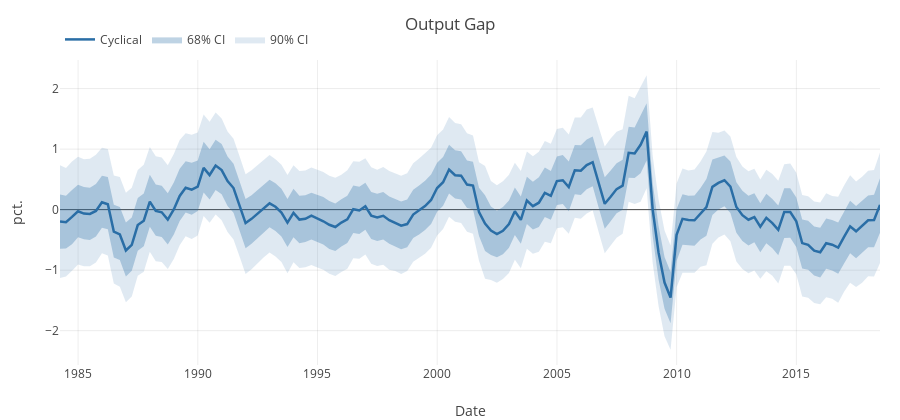
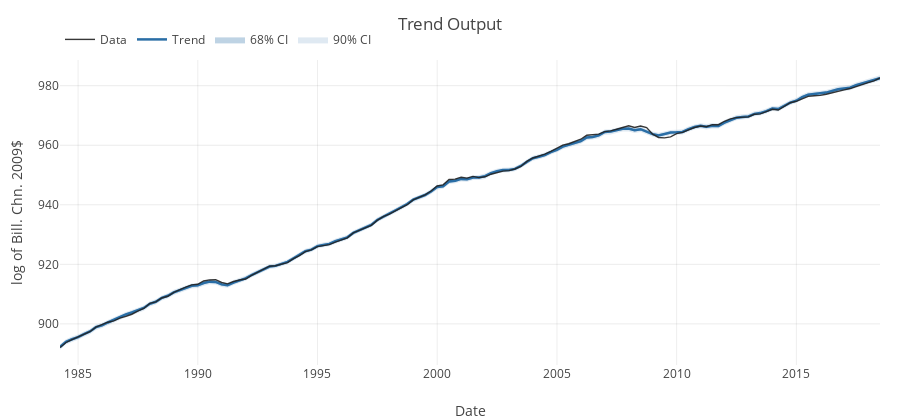
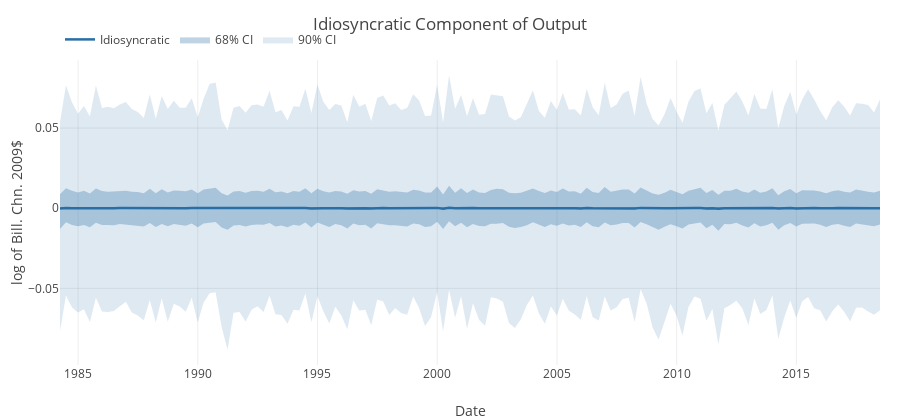
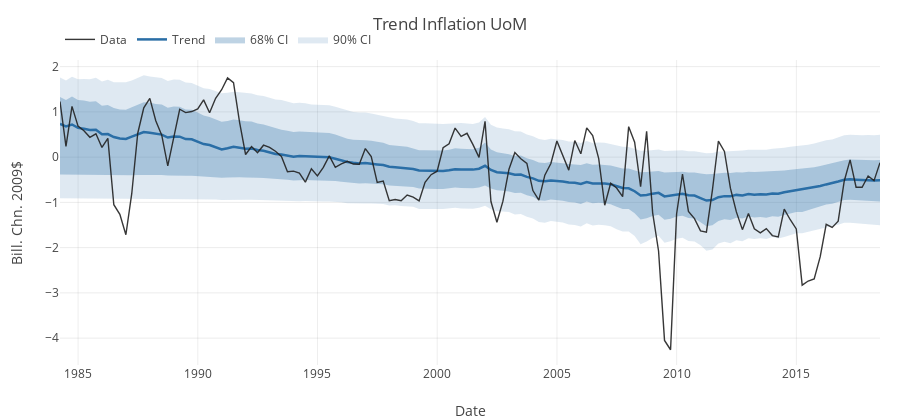

These figures' notebook cell, in order:
### Code cell
main_color = "#2A6EA6"                    # median line
band68     = "rgba(42,110,166,0.30)"      # inner band
band90     = "rgba(42,110,166,0.15)"      # outer band
data_color = "#222222"                    # raw data

# ============= Business Cyclical =============
plt_cycle = Plot([
    scatter(x=date, y=α_05[C_ind,:].*σʸ[1], mode="lines",
            line=attr(color="rgba(0,0,0,0)"), hoverinfo="skip", showlegend=false),
    scatter(x=date, y=α_95[C_ind,:].*σʸ[1], mode="lines", name="90% CI",
            fill="tonexty", fillcolor=band90, line=attr(color="rgba(0,0,0,0)")),
    scatter(x=date, y=α_16[C_ind,:].*σʸ[1], mode="lines",
            line=attr(color="rgba(0,0,0,0)"), hoverinfo="skip", showlegend=false),
    scatter(x=date, y=α_84[C_ind,:].*σʸ[1], mode="lines", name="68% CI",
            fill="tonexty", fillcolor=band68, line=attr(color="rgba(0,0,0,0)")),
    scatter(x=date, y=α_med[C_ind,:].*σʸ[1], mode="lines", name="Cyclical",
            line=attr(color=main_color, width=2.5))
],
Layout(
    title="Output Gap", template="plotly_white", hovermode="x unified",
    width=900, height=420, margin=attr(l=60,r=20,t=60,b=55),
    xaxis=attr(title="Date", showgrid=true, zeroline=true),
    yaxis=attr(title="pct.", gridcolor="rgba(0,0,0,0.08)", zeroline=true),
    legend=attr(orientation="h", x=0.0, y=1.02, yanchor="bottom", bgcolor="rgba(0,0,0,0)")
))
display(plt_cycle)


# ============= Trend output + Data =============
plt_trend = Plot([
    # 90% band (lower then upper, fill to next y)
    scatter(x=date, y=α_05[τ_y,:].*σʸ[1], mode="lines",
            line=attr(color="rgba(0,0,0,0)"), hoverinfo="skip", showlegend=false),
    scatter(x=date, y=α_95[τ_y,:].*σʸ[1], mode="lines", name="90% CI",
            fill="tonexty", fillcolor=band90, line=attr(color="rgba(0,0,0,0)")),
    # 68% band
    scatter(x=date, y=α_16[τ_y,:].*σʸ[1], mode="lines",
            line=attr(color="rgba(0,0,0,0)"), hoverinfo="skip", showlegend=false),
    scatter(x=date, y=α_84[τ_y,:].*σʸ[1], mode="lines", name="68% CI",
            fill="tonexty", fillcolor=band68, line=attr(color="rgba(0,0,0,0)")),
    # median & data
    scatter(x=date, y=α_med[τ_y,:].*σʸ[1], mode="lines", name="Trend",
            line=attr(color=main_color, width=2.5)),
    scatter(x=date, y=y, mode="lines", name="Data",
            line=attr(color=data_color, width=1.4), opacity=0.9)
],
Layout(
    title="Trend Output", template="plotly_white", hovermode="x unified",
    width=900, height=420, margin=attr(l=60,r=20,t=60,b=55),
    xaxis=attr(title="Date", showgrid=true, zeroline=false),
    yaxis=attr(title="log of Bill. Chn. 2009\$", gridcolor="rgba(0,0,0,0.08)", zeroline=false),
    legend=attr(orientation="h", x=0.0, y=1.02, yanchor="bottom", bgcolor="rgba(0,0,0,0)")
))
display(plt_trend)

# ============= Idiosyncratic component of output =============
plt_idio = Plot([
    scatter(x=date, y=α_05[yC_ind,:].*σʸ[1], mode="lines",
            line=attr(color="rgba(0,0,0,0)"), hoverinfo="skip", showlegend=false),
    scatter(x=date, y=α_95[yC_ind,:].*σʸ[1], mode="lines", name="90% CI",
            fill="tonexty", fillcolor=band90, line=attr(color="rgba(0,0,0,0)")),
    scatter(x=date, y=α_16[yC_ind,:].*σʸ[1], mode="lines",
            line=attr(color="rgba(0,0,0,0)"), hoverinfo="skip", showlegend=false),
    scatter(x=date, y=α_84[yC_ind,:].*σʸ[1], mode="lines", name="68% CI",
            fill="tonexty", fillcolor=band68, line=attr(color="rgba(0,0,0,0)")),
    scatter(x=date, y=α_med[yC_ind,:].*σʸ[1], mode="lines", name="Idiosyncratic",
            line=attr(color=main_color, width=2.5))
],
Layout(
    title="Idiosyncratic Component of Output", template="plotly_white", hovermode="x unified",
    width=900, height=420, margin=attr(l=60,r=20,t=60,b=55),
    xaxis=attr(title="Date", showgrid=true, zeroline=true),
    yaxis=attr(title="log of Bill. Chn. 2009\$", gridcolor="rgba(0,0,0,0.08)", zeroline=true),
    legend=attr(orientation="h", x=0.0, y=1.02, yanchor="bottom", bgcolor="rgba(0,0,0,0)")
))
display(plt_idio)


# ============= Trend UoM Inflation =============
plt_trend = Plot([
    # 90% band (lower then upper, fill to next y)
    scatter(x=date, y=α_05[τ_π_UoM,:].*σʸ[2], mode="lines",
            line=attr(color="rgba(0,0,0,0)"), hoverinfo="skip", showlegend=false),
    scatter(x=date, y=α_95[τ_π_UoM,:].*σʸ[2], mode="lines", name="90% CI",
            fill="tonexty", fillcolor=band90, line=attr(color="rgba(0,0,0,0)")),
    # 68% band
    scatter(x=date, y=α_16[τ_π_UoM,:].*σʸ[2], mode="lines",
            line=attr(color="rgba(0,0,0,0)"), hoverinfo="skip", showlegend=false),
    scatter(x=date, y=α_84[τ_π_UoM,:].*σʸ[2], mode="lines", name="68% CI",
            fill="tonexty", fillcolor=band68, line=attr(color="rgba(0,0,0,0)")),
    # median & data
    scatter(x=date, y=α_med[τ_π_UoM,:].*σʸ[2], mode="lines", name="Trend",
            line=attr(color=main_color, width=2.5)),
    scatter(x=date, y=π_UoM_data, mode="lines", name="Data",
            line=attr(color=data_color, width=1.4), opacity=0.9)
],
Layout(
    title="Trend Inflation UoM", template="plotly_white", hovermode="x unified",
    width=900, height=420, margin=attr(l=60,r=20,t=60,b=55),
    xaxis=attr(title="Date", showgrid=true, zeroline=false),
    yaxis=attr(title="Bill. Chn. 2009\$", gridcolor="rgba(0,0,0,0.08)", zeroline=false),
    legend=attr(orientation="h", x=0.0, y=1.02, yanchor="bottom", bgcolor="rgba(0,0,0,0)")
))
display(plt_trend)

# ============= Idiosyncratic component of UoM Inflation =============
plt_idio = Plot([
    scatter(x=date, y=α_05[UoMC_ind,:].*σʸ[2], mode="lines",
            line=attr(color="rgba(0,0,0,0)"), hoverinfo="skip", showlegend=false),
    scatter(x=date, y=α_95[UoMC_ind,:].*σʸ[2], mode="lines", name="90% CI",
            fill="tonexty", fillcolor=band90, line=attr(color="rgba(0,0,0,0)")),
    scatter(x=date, y=α_16[UoMC_ind,:].*σʸ[2], mode="lines",
            line=attr(color="rgba(0,0,0,0)"), hoverinfo="skip", showlegend=false),
    scatter(x=date, y=α_84[UoMC_ind,:].*σʸ[2], mode="lines", name="68% CI",
            fill="tonexty", fillcolor=band68, line=attr(color="rgba(0,0,0,0)")),
    scatter(x=date, y=α_med[UoMC_ind,:].*σʸ[2], mode="lines", name="Idiosyncratic",
            line=attr(color=main_color, width=2.5))
],
Layout(
    title="Idiosyncratic Component of UoM Inflation", template="plotly_white", hovermode="x unified",
    width=900, height=420, margin=attr(l=60,r=20,t=60,b=55),
    xaxis=attr(title="Date", showgrid=true, zeroline=true),
    yaxis=attr(title="Bill. Chn. 2009\$", gridcolor="rgba(0,0,0,0.08)", zeroline=true),
    legend=attr(orientation="h", x=0.0, y=1.02, yanchor="bottom", bgcolor="rgba(0,0,0,0)")
))
display(plt_idio)

# ============= Trend SPF Inflation =============
plt_trend = Plot([
    # 90% band (lower then upper, fill to next y)
    scatter(x=date, y=α_05[τ_π_SPF,:].*σʸ[3], mode="lines",
            line=attr(color="rgba(0,0,0,0)"), hoverinfo="skip", showlegend=false),
    scatter(x=date, y=α_95[τ_π_SPF,:].*σʸ[3], mode="lines", name="90% CI",
            fill="tonexty", fillcolor=band90, line=attr(color="rgba(0,0,0,0)")),       
        # 68% band
        scatter(x=date, y=α_16[τ_π_SPF,:].*σʸ[3], mode="lines",
                line=attr(color="rgba(0,0,0,0)"), hoverinfo="skip", showlegend=false),
        scatter(x=date, y=α_84[τ_π_SPF,:].*σʸ[3], mode="lines", name="68% CI",
                fill="tonexty", fillcolor=band68, line=attr(color="rgba(0,0,0,0)")),
        # median & data
        scatter(x=date, y=α_med[τ_π_SPF,:].*σʸ[3], mode="lines", name="Trend",
                line=attr(color=main_color, width=2.5)),
        scatter(x=date, y=π_SPF_data, mode="lines", name="Data",
                line=attr(color=data_color, width=1.4), opacity=0.9)
    ],
    Layout(
        title="Trend Inflation SPF", template="plotly_white", hovermode="x unified",
        width=900, height=420, margin=attr(l=60,r=20,t=60,b=55),
        xaxis=attr(title="Date", showgrid=true, zeroline=false),
        yaxis=attr(title="Bill. Chn. 2009\$", gridcolor="rgba(0,0,0,0.08)", zeroline=false),
        legend=attr(orientation="h", x=0.0, y=1.02, yanchor="bottom", bgcolor="rgba(0,0,0,0)")
    ))
display(plt_trend)

# ============= Idiosyncratic component of SPF Inflation =============
plt_idio = Plot([
    scatter(x=date, y=α_05[SPFC_ind,:].*σʸ[3], mode="lines",
            line=attr(color="rgba(0,0,0,0)"), hoverinfo="skip", showlegend=false),
    scatter(x=date, y=α_95[SPFC_ind,:].*σʸ[3], mode="lines", name="90% CI",
            fill="tonexty", fillcolor=band90, line=attr(color="rgba(0,0,0,0)")),
    scatter(x=date, y=α_16[SPFC_ind,:].*σʸ[3], mode="lines",
            line=attr(color="rgba(0,0,0,0)"), hoverinfo="skip", showlegend=false),
    scatter(x=date, y=α_84[SPFC_ind,:].*σʸ[3], mode="lines", name="68% CI",
            fill="tonexty", fillcolor=band68, line=attr(color="rgba(0,0,0,0)")),
    scatter(x=date, y=α_med[SPFC_ind,:].*σʸ[3], mode="lines", name="Idiosyncratic",
            line=attr(color=main_color, width=2.5))
],
Layout(
    title="Idiosyncratic Component of SPF Inflation", template="plotly_white", hovermode="x unified",
    width=900, height=420, margin=attr(l=60,r=20,t=60,b=55),
    xaxis=attr(title="Date", showgrid=true, zeroline=true),
    yaxis=attr(title="Bill. Chn. 2009\$", gridcolor="rgba(0,0,0,0.08)", zeroline=true),
    legend=attr(orientation="h", x=0.0, y=1.02, yanchor="bottom", bgcolor="rgba(0,0,0,0)")
))
display(plt_idio)

### Figure 1 — Plotly figure (JSON) as saved in the notebook; plotly's stock layout.template omitted (floating-point values rounded to 4 significant figures; data arrays with more than 128 entries replaced by an {"elided": "..."} marker saying what was removed)
{"data": [{"hoverinfo": "skip", "line": {"color": "rgba(0,0,0,0)"}, "mode": "lines", "showlegend": false, "type": "scatter", "x": {"elided": "138 str values"}, "y": {"elided": "138 float values"}}, {"fill": "tonexty", "fillcolor": "rgba(42,110,166,0.15)", "line": {"color": "rgba(0,0,0,0)"}, "mode": "lines", "name": "90% CI", "type": "scatter", "x": {"elided": "138 str values"}, "y": {"elided": "138 float values"}}, {"hoverinfo": "skip", "line": {"color": "rgba(0,0,0,0)"}, "mode": "lines", "showlegend": false, "type": "scatter", "x": {"elided": "138 str values"}, "y": {"elided": "138 float values"}}, {"fill": "tonexty", "fillcolor": "rgba(42,110,166,0.30)", "line": {"color": "rgba(0,0,0,0)"}, "mode": "lines", "name": "68% CI", "type": "scatter", "x": {"elided": "138 str values"}, "y": {"elided": "138 float values"}}, {"line": {"color": "#2A6EA6", "width": 2.5}, "mode": "lines", "name": "Cyclical", "type": "scatter", "x": {"elided": "138 str values"}, "y": {"elided": "138 float values"}}], "layout": {"height": 420, "hovermode": "x unified", "legend": {"bgcolor": "rgba(0,0,0,0)", "orientation": "h", "x": 0, "y": 1.02, "yanchor": "bottom"}, "margin": {"b": 55, "l": 60, "r": 20, "t": 60}, "title": "Output Gap", "width": 900, "xaxis": {"showgrid": true, "title": "Date", "zeroline": true}, "yaxis": {"gridcolor": "rgba(0,0,0,0.08)", "title": "pct.", "zeroline": true}}}

### Figure 2 — Plotly figure (JSON) as saved in the notebook; plotly's stock layout.template omitted (floating-point values rounded to 4 significant figures; data arrays with more than 128 entries replaced by an {"elided": "..."} marker saying what was removed)
{"data": [{"hoverinfo": "skip", "line": {"color": "rgba(0,0,0,0)"}, "mode": "lines", "showlegend": false, "type": "scatter", "x": {"elided": "138 str values"}, "y": {"elided": "138 float values"}}, {"fill": "tonexty", "fillcolor": "rgba(42,110,166,0.15)", "line": {"color": "rgba(0,0,0,0)"}, "mode": "lines", "name": "90% CI", "type": "scatter", "x": {"elided": "138 str values"}, "y": {"elided": "138 float values"}}, {"hoverinfo": "skip", "line": {"color": "rgba(0,0,0,0)"}, "mode": "lines", "showlegend": false, "type": "scatter", "x": {"elided": "138 str values"}, "y": {"elided": "138 float values"}}, {"fill": "tonexty", "fillcolor": "rgba(42,110,166,0.30)", "line": {"color": "rgba(0,0,0,0)"}, "mode": "lines", "name": "68% CI", "type": "scatter", "x": {"elided": "138 str values"}, "y": {"elided": "138 float values"}}, {"line": {"color": "#2A6EA6", "width": 2.5}, "mode": "lines", "name": "Trend", "type": "scatter", "x": {"elided": "138 str values"}, "y": {"elided": "138 float values"}}, {"line": {"color": "#222222", "width": 1.4}, "mode": "lines", "name": "Data", "opacity": 0.9, "type": "scatter", "x": {"elided": "138 str values"}, "y": {"elided": "138 float values"}}], "layout": {"height": 420, "hovermode": "x unified", "legend": {"bgcolor": "rgba(0,0,0,0)", "orientation": "h", "x": 0, "y": 1.02, "yanchor": "bottom"}, "margin": {"b": 55, "l": 60, "r": 20, "t": 60}, "title": "Trend Output", "width": 900, "xaxis": {"showgrid": true, "title": "Date", "zeroline": false}, "yaxis": {"gridcolor": "rgba(0,0,0,0.08)", "title": "log of Bill. Chn. 2009$", "zeroline": false}}}

### Figure 3 — Plotly figure (JSON) as saved in the notebook; plotly's stock layout.template omitted (floating-point values rounded to 4 significant figures; data arrays with more than 128 entries replaced by an {"elided": "..."} marker saying what was removed)
{"data": [{"hoverinfo": "skip", "line": {"color": "rgba(0,0,0,0)"}, "mode": "lines", "showlegend": false, "type": "scatter", "x": {"elided": "138 str values"}, "y": {"elided": "138 float values"}}, {"fill": "tonexty", "fillcolor": "rgba(42,110,166,0.15)", "line": {"color": "rgba(0,0,0,0)"}, "mode": "lines", "name": "90% CI", "type": "scatter", "x": {"elided": "138 str values"}, "y": {"elided": "138 float values"}}, {"hoverinfo": "skip", "line": {"color": "rgba(0,0,0,0)"}, "mode": "lines", "showlegend": false, "type": "scatter", "x": {"elided": "138 str values"}, "y": {"elided": "138 float values"}}, {"fill": "tonexty", "fillcolor": "rgba(42,110,166,0.30)", "line": {"color": "rgba(0,0,0,0)"}, "mode": "lines", "name": "68% CI", "type": "scatter", "x": {"elided": "138 str values"}, "y": {"elided": "138 float values"}}, {"line": {"color": "#2A6EA6", "width": 2.5}, "mode": "lines", "name": "Idiosyncratic", "type": "scatter", "x": {"elided": "138 str values"}, "y": {"elided": "138 float values"}}], "layout": {"height": 420, "hovermode": "x unified", "legend": {"bgcolor": "rgba(0,0,0,0)", "orientation": "h", "x": 0, "y": 1.02, "yanchor": "bottom"}, "margin": {"b": 55, "l": 60, "r": 20, "t": 60}, "title": "Idiosyncratic Component of Output", "width": 900, "xaxis": {"showgrid": true, "title": "Date", "zeroline": true}, "yaxis": {"gridcolor": "rgba(0,0,0,0.08)", "title": "log of Bill. Chn. 2009$", "zeroline": true}}}

### Figure 4 — Plotly figure (JSON) as saved in the notebook; plotly's stock layout.template omitted (floating-point values rounded to 4 significant figures; data arrays with more than 128 entries replaced by an {"elided": "..."} marker saying what was removed)
{"data": [{"hoverinfo": "skip", "line": {"color": "rgba(0,0,0,0)"}, "mode": "lines", "showlegend": false, "type": "scatter", "x": {"elided": "138 str values"}, "y": {"elided": "138 float values"}}, {"fill": "tonexty", "fillcolor": "rgba(42,110,166,0.15)", "line": {"color": "rgba(0,0,0,0)"}, "mode": "lines", "name": "90% CI", "type": "scatter", "x": {"elided": "138 str values"}, "y": {"elided": "138 float values"}}, {"hoverinfo": "skip", "line": {"color": "rgba(0,0,0,0)"}, "mode": "lines", "showlegend": false, "type": "scatter", "x": {"elided": "138 str values"}, "y": {"elided": "138 float values"}}, {"fill": "tonexty", "fillcolor": "rgba(42,110,166,0.30)", "line": {"color": "rgba(0,0,0,0)"}, "mode": "lines", "name": "68% CI", "type": "scatter", "x": {"elided": "138 str values"}, "y": {"elided": "138 float values"}}, {"line": {"color": "#2A6EA6", "width": 2.5}, "mode": "lines", "name": "Trend", "type": "scatter", "x": {"elided": "138 str values"}, "y": {"elided": "138 float values"}}, {"line": {"color": "#222222", "width": 1.4}, "mode": "lines", "name": "Data", "opacity": 0.9, "type": "scatter", "x": {"elided": "138 str values"}, "y": {"elided": "138 float values"}}], "layout": {"height": 420, "hovermode": "x unified", "legend": {"bgcolor": "rgba(0,0,0,0)", "orientation": "h", "x": 0, "y": 1.02, "yanchor": "bottom"}, "margin": {"b": 55, "l": 60, "r": 20, "t": 60}, "title": "Trend Inflation UoM", "width": 900, "xaxis": {"showgrid": true, "title": "Date", "zeroline": false}, "yaxis": {"gridcolor": "rgba(0,0,0,0.08)", "title": "Bill. Chn. 2009$", "zeroline": false}}}
